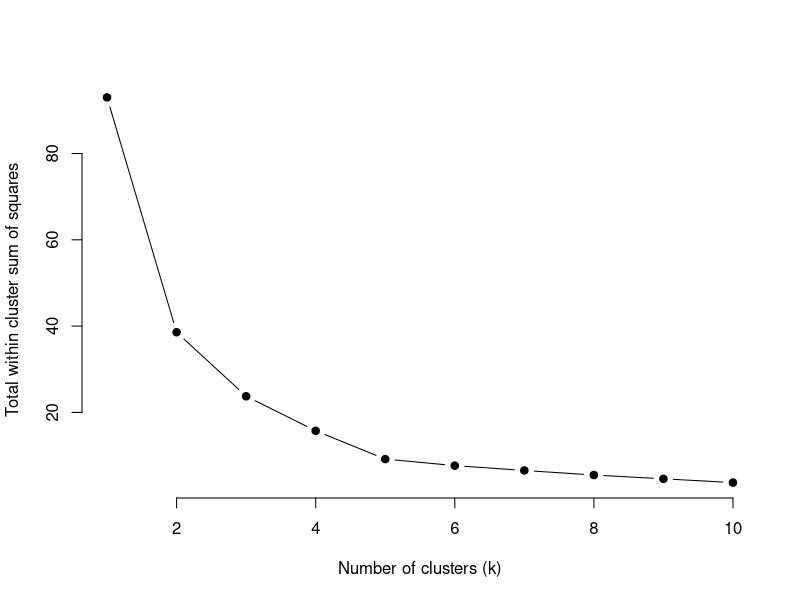
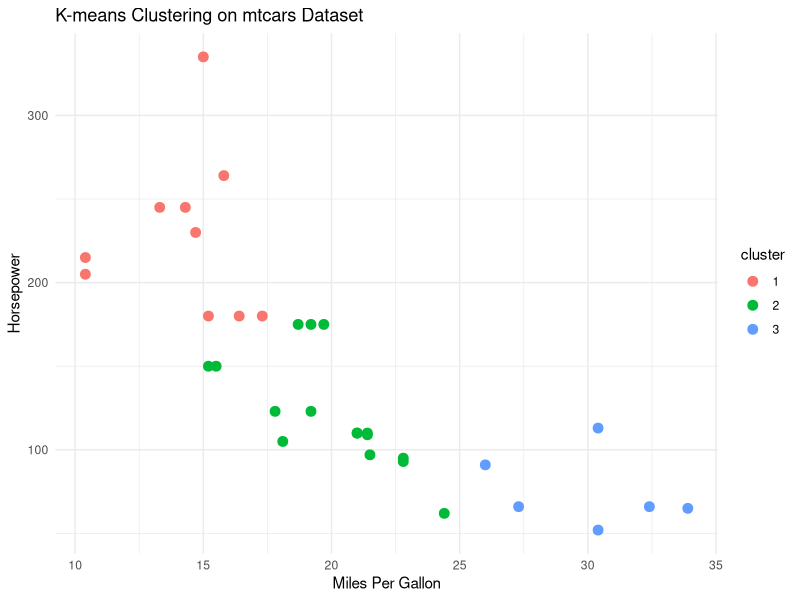

The R script that drew these images, in order:
library(ggplot2)
data(mtcars)
head(mtcars)
# Fixed quotes here
data_subset <- mtcars[, c("mpg", "hp", "wt")]
scaled_data <- scale(data_subset)
# Elbow Method to find 'k'
set.seed(123)
wss <- sapply(1:10, function(k){
  kmeans(scaled_data, centers = k, nstart = 25)$tot.withinss
})
# Fixed quotes in plot
plot(1:10, wss, type = "b", pch = 19, frame = FALSE,
     xlab = "Number of clusters (k)",
     ylab = "Total within cluster sum of squares")
# Running the final K-means
set.seed(123)
kmeans_model <- kmeans(scaled_data, centers = 3, nstart = 25)
mtcars$cluster <- as.factor(kmeans_model$cluster)
# Visualization
ggplot(mtcars, aes(x = mpg, y = hp, color = cluster)) +
  geom_point(size = 3) +
  labs(title = "K-means Clustering on mtcars Dataset",
       x = "Miles Per Gallon",
       y = "Horsepower") + theme_minimal()
